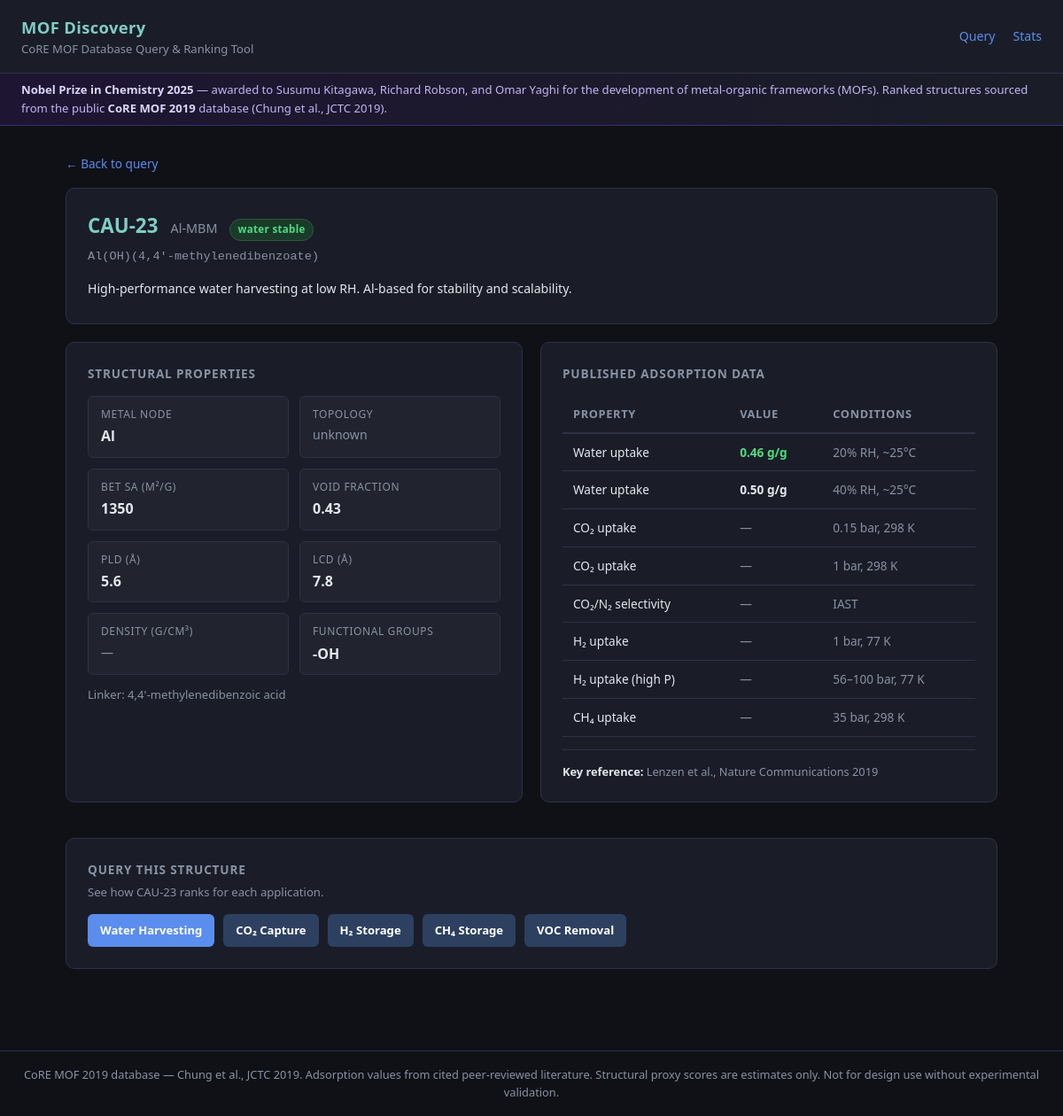
Screenshot of /mof/CAU-23 with the database file from the repository.
### models.py (models this page shows, shortened)
class Base(DeclarativeBase):
    pass

class MOFStructure(Base):
    __tablename__ = "mof_structures"
    id = Column(Integer, primary_key=True)
    name = Column(String, unique=True, nullable=False)
    common_name = Column(String)
    formula = Column(String)
    topology = Column(String)
    metal_node = Column(String)
    linker = Column(String)
    pore_limiting_diameter_A = Column(Float)    # PLD, Angstroms
    largest_cavity_diameter_A = Column(Float)   # LCD, Angstroms
    void_fraction = Column(Float)               # 0-1
    surface_area_m2_g = Column(Float)           # gravimetric BET m²/g
    surface_area_m2_cm3 = Column(Float)         # volumetric m²/cm³
    density_g_cm3 = Column(Float)
    has_open_metal_sites = Column(Boolean, default=False)
    functional_groups = Column(String)          # comma-separated: "-OH,-NH2"
    water_stability = Column(String)            # "low" | "moderate" | "high"
    water_uptake_g_g_20rh = Column(Float)       # g/g at 20% RH, ~25°C
    water_uptake_g_g_40rh = Column(Float)       # g/g at 40% RH, ~25°C
    co2_uptake_mmol_g_015bar = Column(Float)    # mmol/g at 0.15 bar, 298 K
    co2_uptake_mmol_g_1bar = Column(Float)      # mmol/g at 1 bar, 298 K
    co2_n2_selectivity = Column(Float)          # IAST CO2/N2 selectivity
    ch4_uptake_cm3_cm3_35bar = Column(Float)    # cm³(STP)/cm³ at 35 bar, 298 K
    ch4_uptake_cc_g_35bar = Column(Float)       # cm³(STP)/g at 35 bar, 298 K
    h2_uptake_wt_1bar_77k = Column(Float)       # wt% at 1 bar, 77 K
    h2_uptake_wt_100bar_77k = Column(Float)     # wt% at 100 bar, 77 K
    key_paper = Column(String)
    core_mof_id = Column(String)
    notes = Column(Text)

### main.py (the view)
@app.get("/mof/{name}", response_class=HTMLResponse)
async def mof_detail(request: Request, name: str, db: Session = Depends(get_db)):
    row = db.execute(
        select(MOFStructure).where(MOFStructure.name == name)
    ).scalar_one_or_none()
    if row is None:
        return HTMLResponse("<h2>MOF not found</h2>", status_code=404)
    return templates.TemplateResponse(request, "detail.html", {"mof": row.to_dict()})

### templates/detail.html (shortened to what this page needs)
{% extends "base.html" %}
{% block content %}
<div style="margin-bottom:16px;font-size:0.85rem;">
  <a href="/">&larr; Back to query</a>
</div>
<div class="card">
  <div style="display:flex;align-items:baseline;gap:14px;flex-wrap:wrap;margin-bottom:6px;">
    <h1 style="font-size:1.4rem;font-weight:700;color:var(--accent2);">{{ mof.name }}</h1>
    {% if mof.common_name %}
    <span style="font-size:0.9rem;color:var(--muted);">{{ mof.common_name }}</span>
    {% endif %}
    {% if mof.water_stability == 'high' %}
    <span class="badge badge-pub">water stable</span>
    {% elif mof.water_stability == 'moderate' %}
    <span class="badge badge-proxy40">moisture sensitive</span>
    {% elif mof.water_stability == 'low' %}
    <span class="badge" style="background:#2a1a1a;color:#f87171;border:1px solid #5a2a2a;">moisture unstable</span>
    {% endif %}
  </div>
  {% if mof.formula %}
  <div style="font-size:0.85rem;color:var(--muted);margin-bottom:14px;font-family:monospace;">{{ mof.formula }}</div>
  {% endif %}
  {% if mof.notes %}
  <p style="font-size:0.88rem;color:var(--text);margin-bottom:4px;">{{ mof.notes }}</p>
  {% endif %}
</div>
<div style="display:grid;grid-template-columns:1fr 1fr;gap:20px;margin-bottom:20px;">
  <div class="card">
    <h3 style="font-size:0.85rem;font-weight:700;color:var(--muted);text-transform:uppercase;letter-spacing:0.06em;margin-bottom:14px;">Structural Properties</h3>
    <div class="prop-grid" style="grid-template-columns:1fr 1fr;">
      <div class="prop-item">
        <div class="prop-label">Metal node</div>
        <div class="prop-value">{{ mof.metal_node or '—' }}</div>
      </div>
      <div class="prop-item">
        <div class="prop-label">Topology</div>
        <div class="prop-value {% if not mof.topology %}na{% endif %}">{{ mof.topology or 'unknown' }}</div>
      </div>
      <div class="prop-item">
        <div class="prop-label">BET SA (m²/g)</div>
        <div class="prop-value {% if not mof.surface_area_m2_g %}na{% endif %}">{{ (mof.surface_area_m2_g|int)|string if mof.surface_area_m2_g else '—' }}</div>
      </div>
      <div class="prop-item">
        <div class="prop-label">Void fraction</div>
        <div class="prop-value {% if not mof.void_fraction %}na{% endif %}">{{ "%.2f"|format(mof.void_fraction) if mof.void_fraction else '—' }}</div>
      </div>
      <div class="prop-item">
        <div class="prop-label">PLD (Å)</div>
        <div class="prop-value {% if not mof.pore_limiting_diameter_A %}na{% endif %}">{{ "%.1f"|format(mof.pore_limiting_diameter_A) if mof.pore_limiting_diameter_A else '—' }}</div>
      </div>
      <div class="prop-item">
        <div class="prop-label">LCD (Å)</div>
        <div class="prop-value {% if not mof.largest_cavity_diameter_A %}na{% endif %}">{{ "%.1f"|format(mof.largest_cavity_diameter_A) if mof.largest_cavity_diameter_A else '—' }}</div>
      </div>
      <div class="prop-item">
        <div class="prop-label">Density (g/cm³)</div>
        <div class="prop-value {% if not mof.density_g_cm3 %}na{% endif %}">{{ "%.2f"|format(mof.density_g_cm3) if mof.density_g_cm3 else '—' }}</div>
      </div>
      <div class="prop-item">
        <div class="prop-label">Functional groups</div>
        <div class="prop-value {% if not mof.functional_groups %}na{% endif %}">{{ mof.functional_groups or 'none' }}</div>
      </div>
    </div>
    {% if mof.linker %}
    <div style="margin-top:12px;font-size:0.82rem;color:var(--muted);">Linker: {{ mof.linker }}</div>
    {% endif %}
  </div>
  <div class="card">
    <h3 style="font-size:0.85rem;font-weight:700;color:var(--muted);text-transform:uppercase;letter-spacing:0.06em;margin-bottom:14px;">Published Adsorption Data</h3>
    <table style="font-size:0.85rem;">
      <thead>
        <tr>
          <th>Property</th>
          <th>Value</th>
          <th>Conditions</th>
        </tr>
      </thead>
      <tbody>
        <tr>
          <td>Water uptake</td>
          <td>{% if mof.water_uptake_g_g_20rh %}<strong style="color:var(--green);">{{ "%.2f"|format(mof.water_uptake_g_g_20rh) }} g/g</strong>{% else %}<span style="color:var(--muted);">—</span>{% endif %}</td>
          <td style="color:var(--muted);">20% RH, ~25°C</td>
        </tr>
        <tr>
          <td>Water uptake</td>
          <td>{% if mof.water_uptake_g_g_40rh %}<strong>{{ "%.2f"|format(mof.water_uptake_g_g_40rh) }} g/g</strong>{% else %}<span style="color:var(--muted);">—</span>{% endif %}</td>
          <td style="color:var(--muted);">40% RH, ~25°C</td>
        </tr>
        <tr>
          <td>CO₂ uptake</td>
          <td>{% if mof.co2_uptake_mmol_g_015bar %}<strong style="color:var(--green);">{{ "%.1f"|format(mof.co2_uptake_mmol_g_015bar) }} mmol/g</strong>{% else %}<span style="color:var(--muted);">—</span>{% endif %}</td>
          <td style="color:var(--muted);">0.15 bar, 298 K</td>
        </tr>
        <tr>
          <td>CO₂ uptake</td>
          <td>{% if mof.co2_uptake_mmol_g_1bar %}<strong>{{ "%.1f"|format(mof.co2_uptake_mmol_g_1bar) }} mmol/g</strong>{% else %}<span style="color:var(--muted);">—</span>{% endif %}</td>
          <td style="color:var(--muted);">1 bar, 298 K</td>
        </tr>
        <tr>
          <td>CO₂/N₂ selectivity</td>
          <td>{% if mof.co2_n2_selectivity %}<strong>{{ mof.co2_n2_selectivity|int }}</strong>{% else %}<span style="color:var(--muted);">—</span>{% endif %}</td>
          <td style="color:var(--muted);">IAST</td>
        </tr>
        <tr>
          <td>H₂ uptake</td>
          <td>{% if mof.h2_uptake_wt_1bar_77k %}<strong style="color:var(--green);">{{ "%.2f"|format(mof.h2_uptake_wt_1bar_77k) }} wt%</strong>{% else %}<span style="color:var(--muted);">—</span>{% endif %}</td>
          <td style="color:var(--muted);">1 bar, 77 K</td>
        </tr>
        <tr>
          <td>H₂ uptake (high P)</td>
          <td>{% if mof.h2_uptake_wt_100bar_77k %}<strong>{{ "%.2f"|format(mof.h2_uptake_wt_100bar_77k) }} wt%</strong>{% else %}<span style="color:var(--muted);">—</span>{% endif %}</td>
          <td style="color:var(--muted);">56–100 bar, 77 K</td>
        </tr>
        <tr>
          <td>CH₄ uptake</td>
          <td>{% if mof.ch4_uptake_cm3_cm3_35bar %}<strong style="color:var(--green);">{{ mof.ch4_uptake_cm3_cm3_35bar|int }} cm³/cm³</strong>{% else %}<span style="color:var(--muted);">—</span>{% endif %}</td>
          <td style="color:var(--muted);">35 bar, 298 K</td>
        </tr>
      </tbody>
    </table>
    {% if mof.key_paper %}
    <div style="margin-top:14px;padding-top:14px;border-top:1px solid var(--border);font-size:0.8rem;color:var(--muted);">
      <strong style="color:var(--text);">Key reference:</strong> {{ mof.key_paper }}
    </div>
    {% endif %}
  </div>
</div>
<div class="card">
  <h3 style="font-size:0.85rem;font-weight:700;color:var(--muted);text-transform:uppercase;letter-spacing:0.06em;margin-bottom:4px;">Query This Structure</h3>
  <p style="font-size:0.82rem;color:var(--muted);margin-bottom:14px;">See how {{ mof.name }} ranks for each application.</p>
  <div style="display:flex;gap:10px;flex-wrap:wrap;">
    <a class="btn" style="font-size:0.82rem;padding:8px 14px;" href="/?use_case=water_harvesting&top_k=10">Water Harvesting</a>
    <a class="btn" style="font-size:0.82rem;padding:8px 14px;background:#2d4060;" href="/?use_case=co2_capture&top_k=10">CO₂ Capture</a>
    <a class="btn" style="font-size:0.82rem;padding:8px 14px;background:#2d4060;" href="/?use_case=h2_storage&top_k=10">H₂ Storage</a>
    <a class="btn" style="font-size:0.82rem;padding:8px 14px;background:#2d4060;" href="/?use_case=ch4_storage&top_k=10">CH₄ Storage</a>
    <a class="btn" style="font-size:0.82rem;padding:8px 14px;background:#2d4060;" href="/?use_case=voc_removal&top_k=10">VOC Removal</a>
  </div>
</div>
{% endblock %}

### templates/base.html (style rules this page uses)
:root { --bg: #0f1117; --surface: #1a1d27; --border: #2d3148; --accent: #5b8dee; --accent2: #7ecec4; --text: #e2e8f0; --muted: #8892a4; --green: #4ade80; --yellow: #facc15; --red: #f87171; }
* { box-sizing: border-box; margin: 0; padding: 0; }
body { background: var(--bg); color: var(--text); font-family: 'Segoe UI', system-ui, sans-serif; font-size: 15px; line-height: 1.6; }
a { color: var(--accent); text-decoration: none; }
.card { background: var(--surface); border: 1px solid var(--border); border-radius: 10px; padding: 24px; margin-bottom: 20px; }
.badge { display: inline-block; font-size: 0.72rem; padding: 2px 8px; border-radius: 99px; font-weight: 600; letter-spacing: 0.03em; }
.badge-pub { background: #1a3a2a; color: #4ade80; border: 1px solid #2d5a3a; }
table { width: 100%; border-collapse: collapse; font-size: 0.88rem; }
th { text-align: left; padding: 10px 12px; color: var(--muted); font-weight: 600; border-bottom: 2px solid var(--border); font-size: 0.8rem; text-transform: uppercase; letter-spacing: 0.05em; }
td { padding: 10px 12px; border-bottom: 1px solid var(--border); vertical-align: top; }
.prop-grid { display: grid; grid-template-columns: repeat(auto-fill, minmax(200px, 1fr)); gap: 12px; }
.prop-item { background: rgba(255,255,255,0.03); border: 1px solid var(--border); border-radius: 6px; padding: 10px 14px; }
.prop-label { font-size: 0.75rem; color: var(--muted); text-transform: uppercase; letter-spacing: 0.05em; margin-bottom: 3px; }
.prop-value { font-size: 1rem; font-weight: 600; }
.prop-value.na { color: var(--muted); font-weight: 400; font-size: 0.88rem; }
.btn { display: inline-block; background: var(--accent); color: #fff; padding: 10px 22px; border-radius: 6px; font-weight: 600; border: none; cursor: pointer; font-size: 0.92rem; transition: background 0.15s; }

### rows the page displays
MOFStructure: name "CAU-23", common_name "Al-MBM", formula "Al(OH)(4,4'-methylenedibenzoate)", notes "High-performance water harvesting at low RH. Al-based for stability and scalability.", metal_node "Al", surface_area_m2_g "1350", void_fraction "0.43", pore_limiting_diameter_A "5.6", largest_cavity_diameter_A "7.8", functional_groups "-OH", linker "4,4'-methylenedibenzoic acid", water_uptake_g_g_20rh "0.46", water_uptake_g_g_40rh "0.50", key_paper "Lenzen et al., Nature Communications 2019"

### other values shown
{{ mof.topology or 'unknown' }} "unknown"
{{ "%.2f"|format(mof.density_g_cm3) if mof.density_g_cm3 else '—' }} "—"
